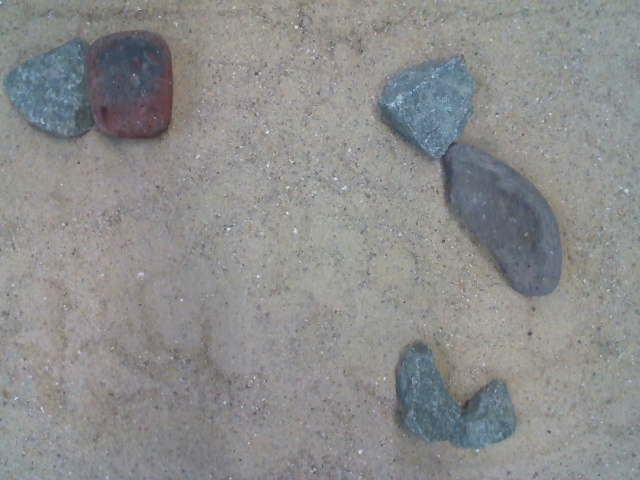
#> input picture Groenlaenderens_Kode/RockDetection/Billeder/Image6.jpg, 640 x 480 px, found by its file name
$ python testingRocks2.py
#> lines starting #> are read from the running program, lines starting #| are printed output that depends on the picture; after the words box and inside, x2 and y2 are one past the last pixel; in counts of white or black regions, pixels touching at a corner belong together
import cv2 as cv
import numpy as np

image = cv.imread("C:/Users/minik/Desktop/VSCode/GIt/P3-Gruppe-7/Groenlaenderens_Kode/RockDetection/Billeder/Image6.jpg")
#> image is the input picture: shape (480, 640, 3); mean B, G, R 140.5, 140.7, 139.9
image2 = image.copy()
img3 = image.copy()

image5 = cv.cvtColor(image, cv.COLOR_BGR2Luv)
#> image5: shape (480, 640, 3); mean of channels 0, 1, 2 148.4, 96.2, 136.3

img_h, img_w = image.shape[:2]
#> img_h = 480; img_w = 640
cv.imshow("Image", image)
cv.imshow("Image5", image5)

a, b, c = cv.split(image5)
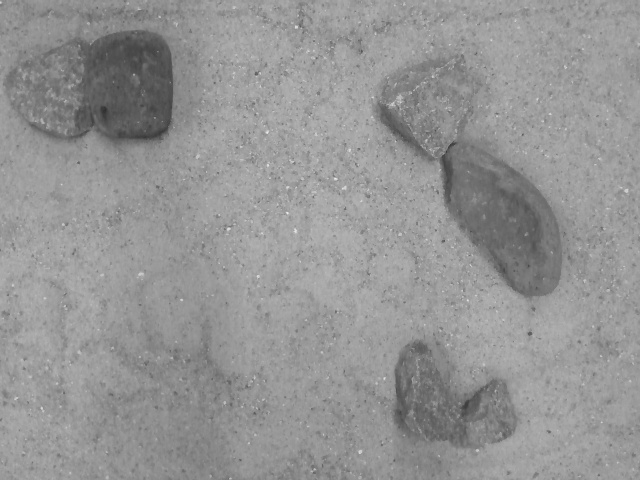
#> a: shape (480, 640); min 47, max 236, mean 148.4
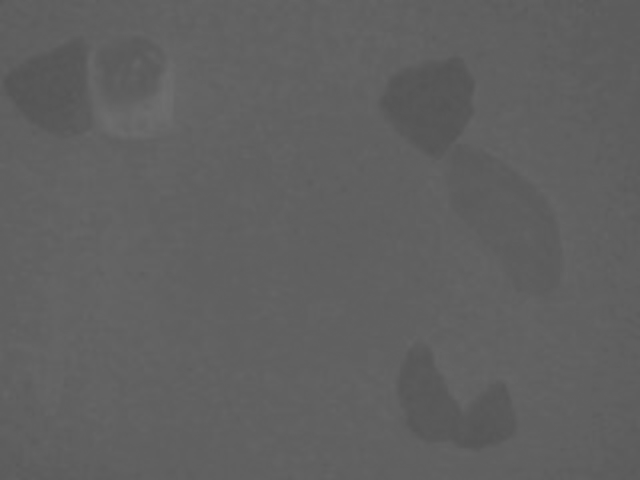
#> b: shape (480, 640); min 84, max 110, mean 96.2
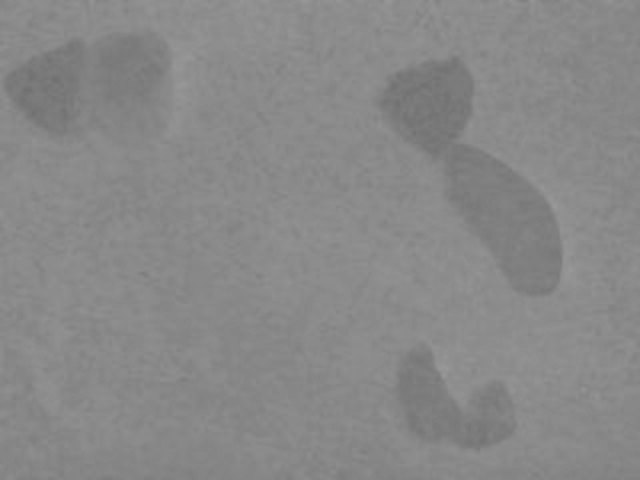
#> c: shape (480, 640); min 111, max 153, mean 136.3

cv.imshow("c", c)

contrastC = cv.equalizeHist(c)
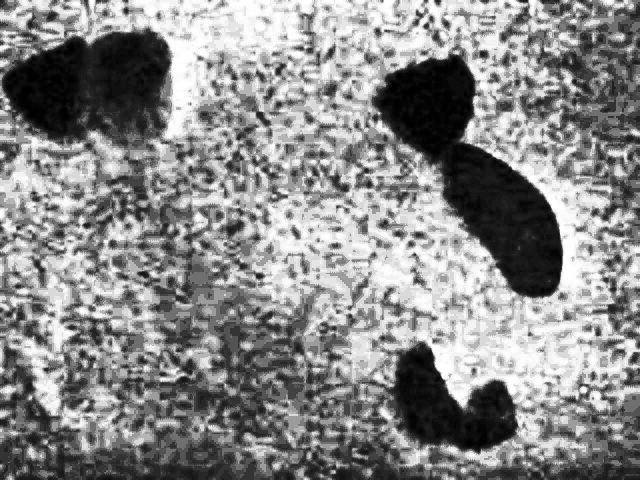
#> contrastC: shape (480, 640); min 0, max 255, mean 137.3
C = cv.merge((contrastC, contrastC, contrastC))
#> C: shape (480, 640, 3); mean of channels 0, 1, 2 137.3, 137.3, 137.3
print(C.shape)
#| (480, 640, 3)
meanshiftc = cv.pyrMeanShiftFiltering(C, 10, 20)
#> meanshiftc: shape (480, 640, 3); mean of channels 0, 1, 2 137.3, 137.3, 137.3
cv.imshow("meanshiftc", meanshiftc)

invmeanshiftc = cv.bitwise_not(meanshiftc)
#> invmeanshiftc: shape (480, 640, 3); mean of channels 0, 1, 2 117.7, 117.7, 117.7
cv.imshow("invmeanshiftc", invmeanshiftc)
invmeanshiftc = np.uint8(invmeanshiftc)

normalized = cv.normalize(invmeanshiftc, None, 0, 255, cv.NORM_MINMAX)
#> normalized: shape (480, 640, 3); mean of channels 0, 1, 2 118.1, 118.1, 118.1

Gray = cv.cvtColor(normalized, cv.COLOR_BGR2GRAY)
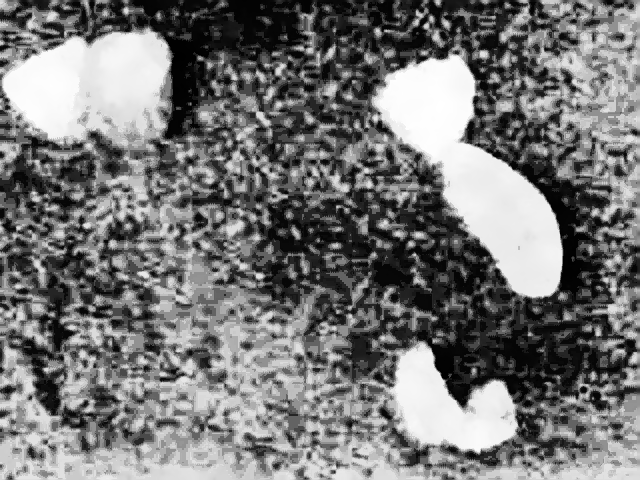
#> Gray: shape (480, 640); min 0, max 255, mean 118.1
cv.imshow("Gray", Gray)
print(Gray.shape)
#| (480, 640)
print(Gray.dtype)
#| uint8
# Apply thresholding
ret, Cthresh = cv.threshold(Gray, 223, 255, cv.THRESH_BINARY)
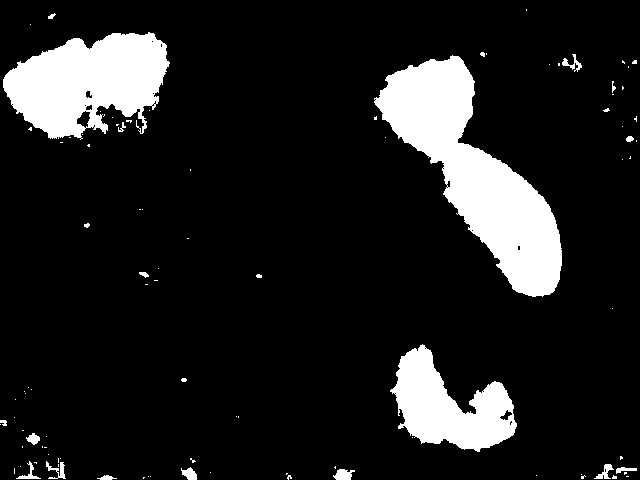
#> Cthresh: shape (480, 640); 12.5% white; 96 white regions (75 under 20 px)

# Convert to uint8
Cthresh = np.uint8(Cthresh)

mask = np.zeros_like(Cthresh)
contours = cv.findContours(Cthresh, cv.RETR_EXTERNAL, cv.CHAIN_APPROX_SIMPLE)[0]
#> contours = 96 contours, 82 with area under 20; largest, box (x1, y1, x2, y2) and area: (374, 55, 562, 297) 17408, (3, 32, 170, 140) 11702, (390, 344, 517, 452) 7018, (333, 469, 355, 480) 139, (181, 467, 197, 480) 110

for cnt in contours:
    area = cv.contourArea(cnt)
    if area > 500:
        cv.drawContours(mask, [cnt], -1, (255, 255, 255), -1)
#> this loop made 96 passes
#> area on passes 9, 14, 16, 17, 20, 23, 24, 35, 48, 53, 89, 93: 37, 139, 52.5, 110, 93, 87.5, 72.5, 82.5, 7018.5, 25, 17407.5, 11701.5
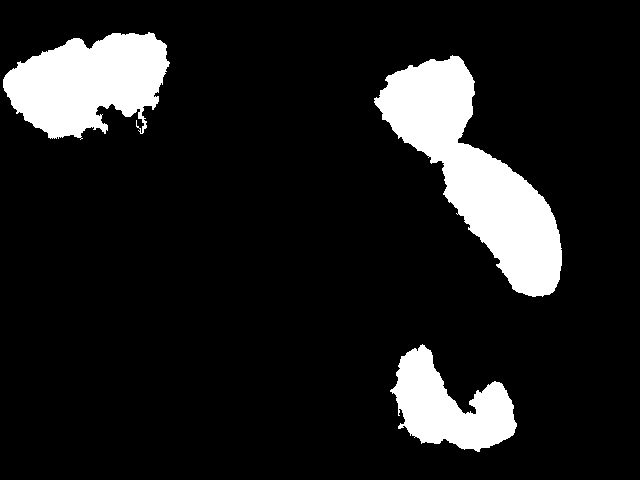
#> mask: shape (480, 640); 12% white; 3 white regions, box (x1, y1, x2, y2) and area: (374, 55, 562, 297) 17748, (3, 32, 170, 140) 12012, (390, 344, 517, 452) 7247

cv.imshow("Mask", mask)

cv.imshow("Cthresh", Cthresh)
cv.waitKey(0)
cv.destroyAllWindows()

$ run again, with Groenlaenderens_Kode/RockDetection/Billeder/Image10.jpg copied over Groenlaenderens_Kode/RockDetection/Billeder/Image6.jpg
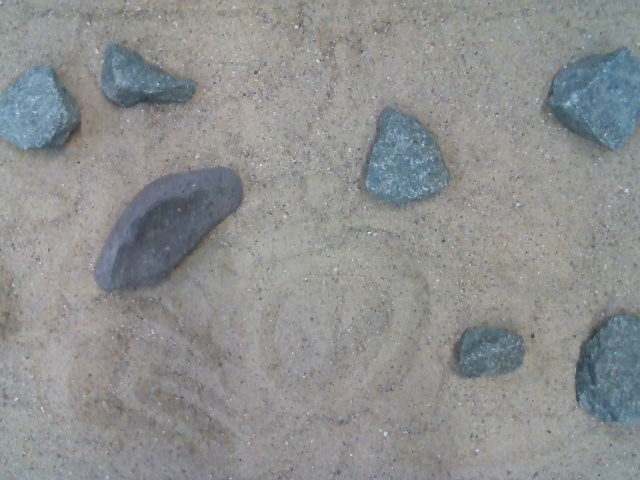
#> input picture Groenlaenderens_Kode/RockDetection/Billeder/Image10.jpg, 640 x 480 px, found by its file name
#> image is the input picture: shape (480, 640, 3); mean B, G, R 143.4, 143.6, 141.9
#> image5: shape (480, 640, 3); mean of channels 0, 1, 2 151.1, 95.9, 136.1
#> C: shape (480, 640, 3); mean of channels 0, 1, 2 137.7, 137.7, 137.7
#| (480, 640, 3)
#> meanshiftc: shape (480, 640, 3); mean of channels 0, 1, 2 137.5, 137.5, 137.5
#> invmeanshiftc: shape (480, 640, 3); mean of channels 0, 1, 2 117.5, 117.5, 117.5
#> normalized: shape (480, 640, 3); mean of channels 0, 1, 2 117.3, 117.3, 117.3
#| (480, 640)
#| uint8
#> `ret, Cthresh = cv.threshold(Gray, 223, 255, cv.THRESH_BINARY)`:
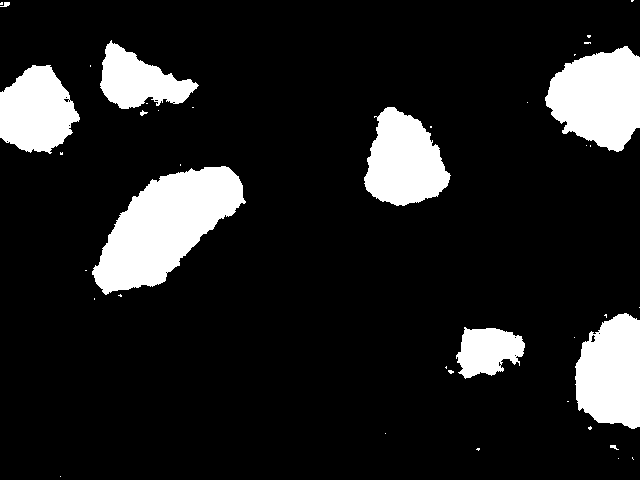
#> Cthresh: shape (480, 640); 13.4% white; 40 white regions (30 under 20 px)
#> contours = 40 contours, 33 with area under 20; largest, box (x1, y1, x2, y2) and area: (92, 166, 246, 295) 10536, (545, 46, 640, 152) 7068, (575, 313, 640, 429) 5876, (364, 107, 451, 206) 5667, (0, 65, 80, 154) 4935, (100, 40, 199, 109) 3478, (456, 327, 525, 379) 2366
#> the loop `for cnt in contours:` made 40 passes
#> area on passes 12, 14, 19, 27, 32, 34, 36: 2365.5, 5875.5, 10536, 5667, 4935, 7068.5, 3478.5
#> after the loop `for cnt in contours:`:
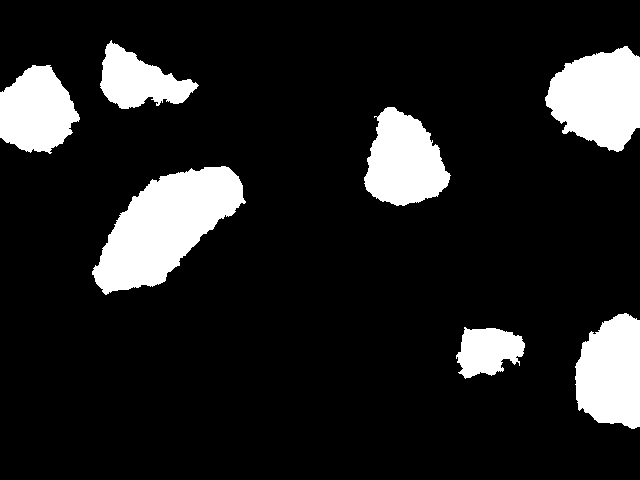
#> mask: shape (480, 640); 13.3% white; 7 white regions, largest, box (x1, y1, x2, y2) and area: (92, 166, 246, 295) 10752, (545, 46, 640, 152) 7232, (575, 313, 640, 429) 6034

$ run again, with Groenlaenderens_Kode/RockDetection/Billeder/Image11.jpg copied over Groenlaenderens_Kode/RockDetection/Billeder/Image6.jpg
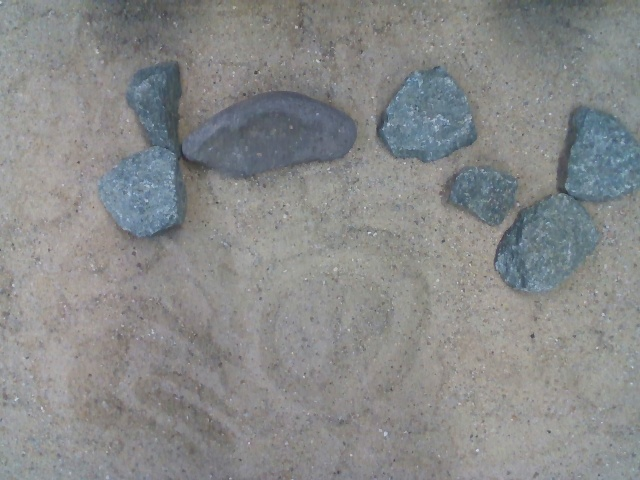
#> input picture Groenlaenderens_Kode/RockDetection/Billeder/Image11.jpg, 640 x 480 px, found by its file name
#> image is the input picture: shape (480, 640, 3); mean B, G, R 137.2, 137.3, 135.9
#> image5: shape (480, 640, 3); mean of channels 0, 1, 2 145, 96, 136.2
#> C: shape (480, 640, 3); mean of channels 0, 1, 2 137.7, 137.7, 137.7
#| (480, 640, 3)
#> meanshiftc: shape (480, 640, 3); mean of channels 0, 1, 2 137.5, 137.5, 137.5
#> invmeanshiftc: shape (480, 640, 3); mean of channels 0, 1, 2 117.5, 117.5, 117.5
#> normalized: shape (480, 640, 3); mean of channels 0, 1, 2 117.7, 117.7, 117.7
#| (480, 640)
#| uint8
#> `ret, Cthresh = cv.threshold(Gray, 223, 255, cv.THRESH_BINARY)`:
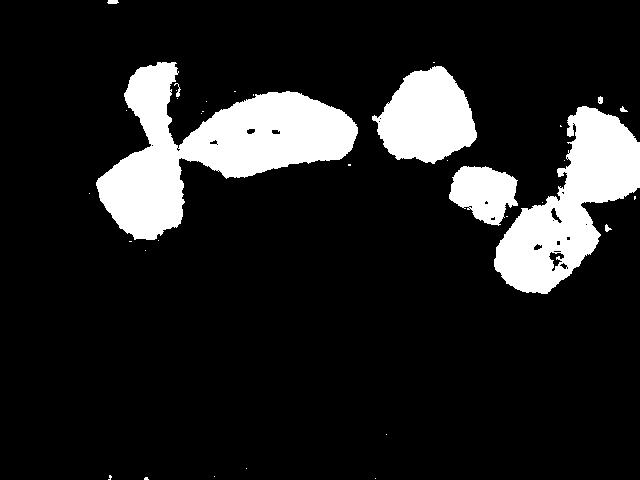
#> Cthresh: shape (480, 640); 13.7% white; 35 white regions (26 under 20 px)
#> contours = 35 contours, 28 with area under 20; largest, box (x1, y1, x2, y2) and area: (96, 62, 358, 240) 19090, (494, 106, 640, 294) 12626, (372, 66, 477, 164) 6710, (449, 166, 518, 226) 2725, (107, 0, 119, 4) 28, (598, 96, 603, 104) 24, (605, 224, 612, 232) 20
#> the loop `for cnt in contours:` made 35 passes
#> area on passes 10, 15, 24, 27, 32, 34, 35: 20, 2725, 12626.5, 24, 6710.5, 19090, 28
#> after the loop `for cnt in contours:`:
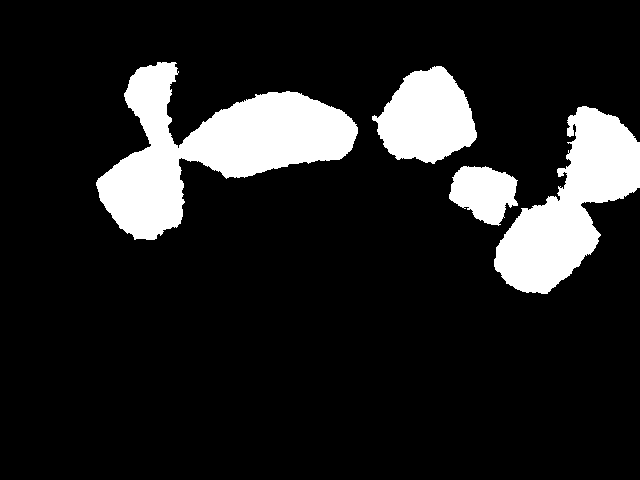
#> mask: shape (480, 640); 13.7% white; 4 white regions, box (x1, y1, x2, y2) and area: (96, 62, 358, 240) 19527, (494, 106, 640, 294) 12949, (372, 66, 477, 164) 6864, (449, 166, 518, 226) 2837

$ run again, with Groenlaenderens_Kode/RockDetection/Billeder/Image12.jpg copied over Groenlaenderens_Kode/RockDetection/Billeder/Image6.jpg
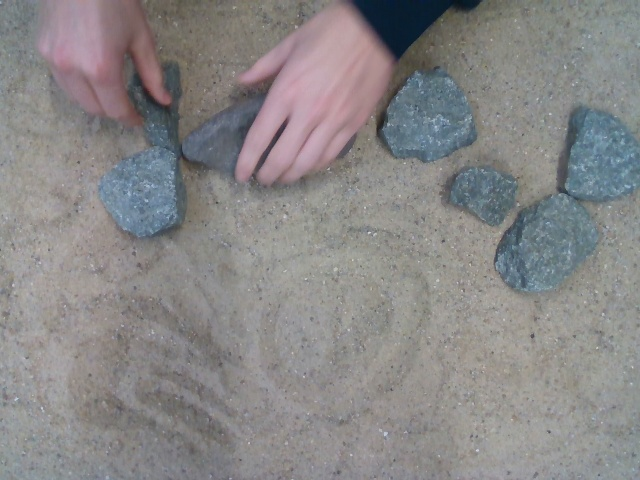
#> input picture Groenlaenderens_Kode/RockDetection/Billeder/Image12.jpg, 640 x 480 px, found by its file name
#> image is the input picture: shape (480, 640, 3); mean B, G, R 134.8, 134.6, 136.3
#> image5: shape (480, 640, 3); mean of channels 0, 1, 2 142.9, 97.4, 136.4
#> C: shape (480, 640, 3); mean of channels 0, 1, 2 136.3, 136.3, 136.3
#| (480, 640, 3)
#> meanshiftc: shape (480, 640, 3); mean of channels 0, 1, 2 136.2, 136.2, 136.2
#> invmeanshiftc: shape (480, 640, 3); mean of channels 0, 1, 2 118.8, 118.8, 118.8
#> normalized: shape (480, 640, 3); mean of channels 0, 1, 2 118.2, 118.2, 118.2
#| (480, 640)
#| uint8
#> Cthresh: shape (480, 640); 12.5% white; 28 white regions (16 under 20 px)
#> contours = 28 contours, 19 with area under 20; largest, box (x1, y1, x2, y2) and area: (495, 107, 640, 294) 12290, (98, 87, 282, 240) 10080, (381, 68, 477, 162) 6214, (346, 0, 454, 62) 3230, (36, 0, 108, 74) 3028
#> the loop `for cnt in contours:` made 28 passes
#> area on passes 5, 9, 15, 18, 20, 22, 23, 26: 48.5, 2319, 423, 12290.5, 10079.5, 84.5, 6213.5, 3230.5
#> after the loop `for cnt in contours:`:
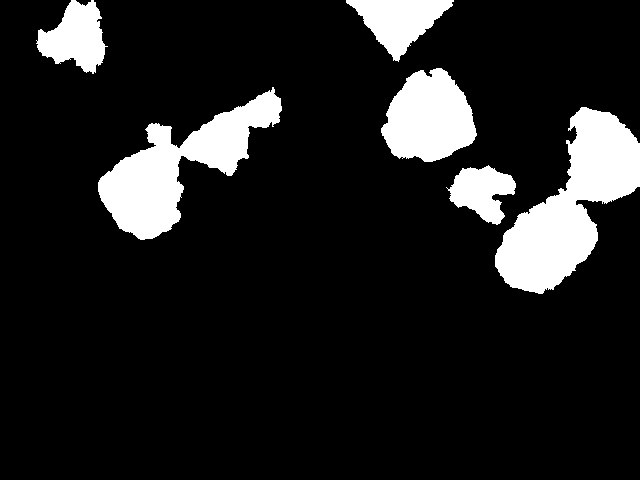
#> mask: shape (480, 640); 12.5% white; 6 white regions, box (x1, y1, x2, y2) and area: (495, 107, 640, 294) 12590, (98, 87, 282, 240) 10390, (381, 68, 477, 162) 6361, (346, 0, 454, 62) 3366, (36, 0, 108, 74) 3158, (446, 165, 516, 225) 2429
